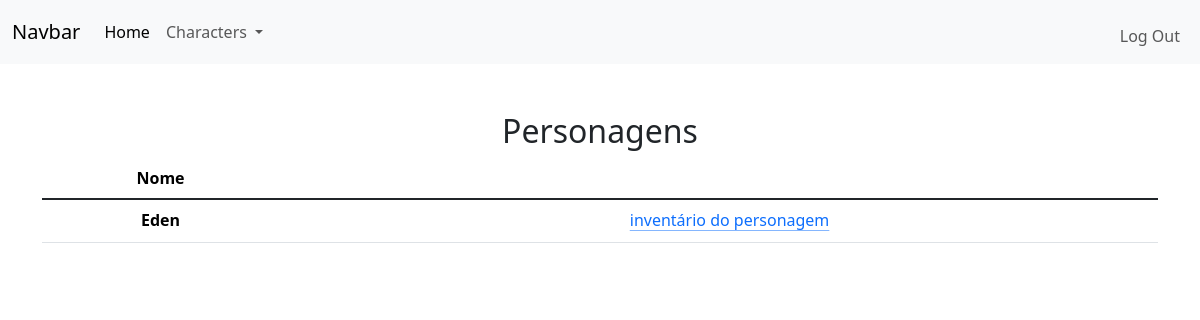
/ (signed in), run on an earlier commit of the app's database.
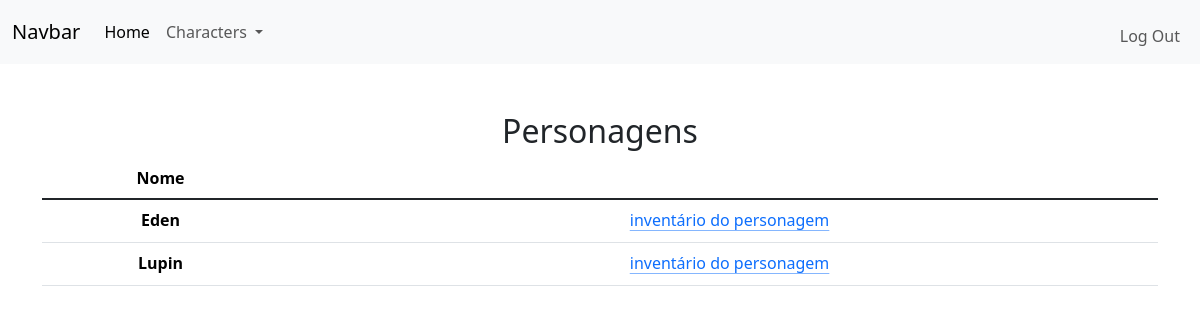
And on a later commit of the database.
### tables this page shows
CREATE TABLE characters
(
    user_id INTEGER NOT NULL,
    id INTEGER PRIMARY KEY AUTOINCREMENT NOT NULL,
    name TEXT NOT NULL,
    FOREIGN KEY(user_id) REFERENCES users(id)
);

### app.py (the view)
@app.route("/")
@login_required
def index():
    session["characters"] = db.execute("SELECT * FROM characters WHERE user_id = ?", session["user_id"])
    return render_template("index.html")

### app.py (called while the page is built)
@app.after_request
def after_request(response):
    response.headers["Cache-Control"] = "no-cache, no-store, must-revalidate"
    response.headers["Expires"] = 0
    response.headers["Pragma"] = "no-cache"
    return response

### functions.py (called while the page is built)
def login_required(f):
    @wraps(f)
    def decorated_function(*args, **kwargs):
        if session.get("user_id") is None:
            return redirect("/login")
        return f(*args, **kwargs)
    return decorated_function

### templates/index.html (shortened to what this page needs)
{% extends "layout.html" %}
{% block main %}
    <table class="table">
        <h2>Personagens</h2>
        <thead>
            <tr>
                <th scope="col">Nome</th>
                <th scope="col"></th>
            </tr>
        </thead>
        <tbody class="table-group-divider">
            {% for character in session["characters"] %}
                <tr>
                    <th scope="row">{{character.name}}</th>
                    <td>
                        <a class="icon-link" href="/inventory?char_id={{character.id}}">
                            <svg class="bi" aria-hidden="true"><use xlink:href="/inventory?char_id={{character.id}}"></use></svg>
                            inventário do personagem
                        </a>
                    </td>
                </tr>
            {% endfor %}
        </tbody>
    </table>
{% endblock %}

What changed in the data, as far as the page shows it:
added characters: name "Lupin"
